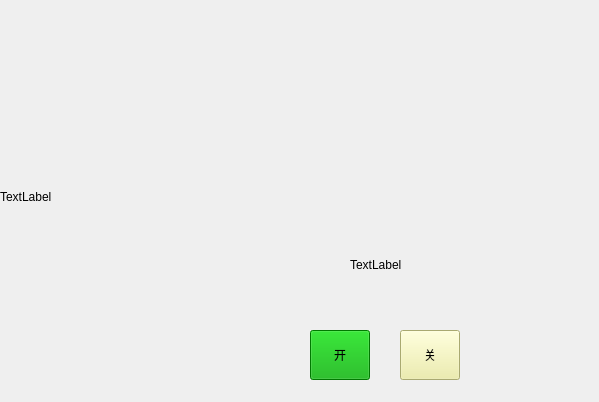
   <widget class="QWidget" name="page2">
    <widget class="QLabel" name="p2Label">
     <property name="geometry">
      <rect>
       <x>0</x>
       <y>0</y>
       <width>590</width>
       <height>393</height>
      </rect>
     </property>
     <property name="text">
      <string>TextLabel</string>
     </property>
    </widget>
    <widget class="QLabel" name="tempLabel">
     <property name="geometry">
      <rect>
       <x>165</x>
       <y>65</y>
       <width>120</width>
       <height>25</height>
      </rect>
     </property>
     <property name="text">
      <string/>
     </property>
    </widget>
    <widget class="QLabel" name="humLabel">
     <property name="geometry">
      <rect>
       <x>165</x>
       <y>117</y>
       <width>120</width>
       <height>25</height>
      </rect>
     </property>
     <property name="text">
      <string/>
     </property>
    </widget>
    <widget class="QLabel" name="soiltempLabel">
     <property name="geometry">
      <rect>
       <x>451</x>
       <y>65</y>
       <width>120</width>
       <height>25</height>
      </rect>
     </property>
     <property name="text">
      <string/>
     </property>
    </widget>
    <widget class="QLabel" name="soilhumLabel">
     <property name="geometry">
      <rect>
       <x>450</x>
       <y>117</y>
       <width>120</width>
       <height>25</height>
      </rect>
     </property>
     <property name="text">
      <string/>
     </property>
    </widget>
    <widget class="QLabel" name="diguanPix">
     <property name="geometry">
      <rect>
       <x>350</x>
       <y>230</y>
       <width>70</width>
       <height>70</height>
      </rect>
     </property>
     <property name="frameShape">
      <enum>QFrame::NoFrame</enum>
     </property>
     <property name="text">
      <string>TextLabel</string>
     </property>
    </widget>
    <widget class="QPushButton" name="Pb_OpenDG">
     <property name="geometry">
      <rect>
       <x>310</x>
       <y>330</y>
       <width>60</width>
       <height>50</height>
      </rect>
     </property>
     <property name="palette">
      <palette>
       <active>
        <colorrole role="WindowText">
         <brush brushstyle="SolidPattern">
          <color alpha="255">
           <red>0</red>
           <green>0</green>
           <blue>0</blue>
          </color>
         </brush>
        </colorrole>
        <colorrole role="Button">
         <brush brushstyle="SolidPattern">
          <color alpha="255">
           <red>0</red>
           <green>170</green>
           <blue>0</blue>
          </color>
         </brush>
        </colorrole>
        <colorrole role="Light">
         <brush brushstyle="SolidPattern">
          <color alpha="255">
           <red>0</red>
           <green>255</green>
           <blue>0</blue>
          </color>
         </brush>
        </colorrole>
        <colorrole role="Midlight">
         <brush brushstyle="SolidPattern">
          <color alpha="255">
           <red>0</red>
           <green>212</green>
           <blue>0</blue>
          </color>
         </brush>
        </colorrole>
        <colorrole role="Dark">
         <brush brushstyle="SolidPattern">
          <color alpha="255">
           <red>0</red>
           <green>85</green>
           <blue>0</blue>
          </color>
         </brush>
        </colorrole>
        <colorrole role="Mid">
         <brush brushstyle="SolidPattern">
          <color alpha="255">
           <red>0</red>
           <green>113</green>
           <blue>0</blue>
          </color>
         </brush>
        </colorrole>
        <colorrole role="Text">
         <brush brushstyle="SolidPattern">
          <color alpha="255">
           <red>0</red>
           <green>0</green>
           <blue>0</blue>
          </color>
         </brush>
        </colorrole>
        <colorrole role="BrightText">
         <brush brushstyle="SolidPattern">
          <color alpha="255">
           <red>255</red>
           <green>255</green>
           <blue>255</blue>
          </color>
         </brush>
        </colorrole>
        <colorrole role="ButtonText">
         <brush brushstyle="SolidPattern">
          <color alpha="255">
           <red>0</red>
           <green>0</green>
           <blue>0</blue>
          </color>
         </brush>
        </colorrole>
        <colorrole role="Base">
         <brush brushstyle="SolidPattern">
          <color alpha="255">
           <red>255</red>
           <green>255</green>
           <blue>255</blue>
          </color>
         </brush>
        </colorrole>
        <colorrole role="Window">
         <brush brushstyle="SolidPattern">
          <color alpha="255">
           <red>0</red>
           <green>170</green>
           <blue>0</blue>
          </color>
         </brush>
        </colorrole>
        <colorrole role="Shadow">
         <brush brushstyle="SolidPattern">
          <color alpha="255">
           <red>0</red>
           <green>0</green>
           <blue>0</blue>
          </color>
         </brush>
        </colorrole>
        <colorrole role="AlternateBase">
         <brush brushstyle="SolidPattern">
          <color alpha="255">
           <red>127</red>
           <green>212</green>
           <blue>127</blue>
          </color>
         </brush>
        </colorrole>
        <colorrole role="ToolTipBase">
         <brush brushstyle="SolidPattern">
          <color alpha="255">
           <red>255</red>
           <green>255</green>
           <blue>220</blue>
          </color>
         </brush>
        </colorrole>
        <colorrole role="ToolTipText">
         <brush brushstyle="SolidPattern">
          <color alpha="255">
           <red>0</red>
           <green>0</green>
           <blue>0</blue>
          </color>
         </brush>
        </colorrole>
       </active>
       <inactive>
        <colorrole role="WindowText">
         <brush brushstyle="SolidPattern">
          <color alpha="255">
           <red>0</red>
           <green>0</green>
           <blue>0</blue>
          </color>
         </brush>
        </colorrole>
        <colorrole role="Button">
         <brush brushstyle="SolidPattern">
          <color alpha="255">
           <red>0</red>
           <green>170</green>
           <blue>0</blue>
          </color>
         </brush>
        </colorrole>
        <colorrole role="Light">
         <brush brushstyle="SolidPattern">
          <color alpha="255">
           <red>0</red>
           <green>255</green>
           <blue>0</blue>
          </color>
         </brush>
        </colorrole>
        <colorrole role="Midlight">
         <brush brushstyle="SolidPattern">
          <color alpha="255">
           <red>0</red>
           <green>212</green>
           <blue>0</blue>
          </color>
         </brush>
        </colorrole>
        <colorrole role="Dark">
         <brush brushstyle="SolidPattern">
          <color alpha="255">
           <red>0</red>
           <green>85</green>
           <blue>0</blue>
          </color>
         </brush>
        </colorrole>
        <colorrole role="Mid">
         <brush brushstyle="SolidPattern">
          <color alpha="255">
           <red>0</red>
           <green>113</green>
           <blue>0</blue>
          </color>
         </brush>
        </colorrole>
        <colorrole role="Text">
         <brush brushstyle="SolidPattern">
          <color alpha="255">
           <red>0</red>
           <green>0</green>
           <blue>0</blue>
          </color>
         </brush>
        </colorrole>
        <colorrole role="BrightText">
         <brush brushstyle="SolidPattern">
          <color alpha="255">
           <red>255</red>
           <green>255</green>
           <blue>255</blue>
          </color>
         </brush>
        </colorrole>
        <colorrole role="ButtonText">
         <brush brushstyle="SolidPattern">
          <color alpha="255">
           <red>0</red>
           <green>0</green>
           <blue>0</blue>
          </color>
         </brush>
        </colorrole>
        <colorrole role="Base">
         <brush brushstyle="SolidPattern">
          <color alpha="255">
           <red>255</red>
           <green>255</green>
           <blue>255</blue>
          </color>
         </brush>
        </colorrole>
        <colorrole role="Window">
         <brush brushstyle="SolidPattern">
          <color alpha="255">
           <red>0</red>
           <green>170</green>
           <blue>0</blue>
          </color>
         </brush>
        </colorrole>
        <colorrole role="Shadow">
         <brush brushstyle="SolidPattern">
          <color alpha="255">
           <red>0</red>
           <green>0</green>
           <blue>0</blue>
          </color>
         </brush>
        </colorrole>
        <colorrole role="AlternateBase">
         <brush brushstyle="SolidPattern">
          <color alpha="255">
           <red>127</red>
           <green>212</green>
           <blue>127</blue>
          </color>
         </brush>
        </colorrole>
        <colorrole role="ToolTipBase">
         <brush brushstyle="SolidPattern">
          <color alpha="255">
           <red>255</red>
           <green>255</green>
           <blue>220</blue>
          </color>
         </brush>
        </colorrole>
        <colorrole role="ToolTipText">
         <brush brushstyle="SolidPattern">
          <color alpha="255">
           <red>0</red>
           <green>0</green>
           <blue>0</blue>
          </color>
         </brush>
        </colorrole>
       </inactive>
       <disabled>
        <colorrole role="WindowText">
         <brush brushstyle="SolidPattern">
          <color alpha="255">
           <red>0</red>
           <green>85</green>
           <blue>0</blue>
          </color>
         </brush>
        </colorrole>
        <colorrole role="Button">
         <brush brushstyle="SolidPattern">
          <color alpha="255">
           <red>0</red>
           <green>170</green>
           <blue>0</blue>
          </color>
         </brush>
        </colorrole>
        <colorrole role="Light">
         <brush brushstyle="SolidPattern">
          <color alpha="255">
           <red>0</red>
           <green>255</green>
           <blue>0</blue>
          </color>
         </brush>
        </colorrole>
        <colorrole role="Midlight">
         <brush brushstyle="SolidPattern">
          <color alpha="255">
           <red>0</red>
           <green>212</green>
           <blue>0</blue>
          </color>
         </brush>
        </colorrole>
        <colorrole role="Dark">
         <brush brushstyle="SolidPattern">
          <color alpha="255">
           <red>0</red>
           <green>85</green>
           <blue>0</blue>
          </color>
         </brush>
        </colorrole>
        <colorrole role="Mid">
         <brush brushstyle="SolidPattern">
          <color alpha="255">
           <red>0</red>
           <green>113</green>
           <blue>0</blue>
          </color>
         </brush>
        </colorrole>
        <colorrole role="Text">
         <brush brushstyle="SolidPattern">
          <color alpha="255">
           <red>0</red>
           <green>85</green>
           <blue>0</blue>
          </color>
         </brush>
        </colorrole>
        <colorrole role="BrightText">
         <brush brushstyle="SolidPattern">
          <color alpha="255">
           <red>255</red>
           <green>255</green>
           <blue>255</blue>
          </color>
         </brush>
        </colorrole>
        <colorrole role="ButtonText">
         <brush brushstyle="SolidPattern">
          <color alpha="255">
           <red>0</red>
           <green>85</green>
           <blue>0</blue>
          </color>
         </brush>
        </colorrole>
        <colorrole role="Base">
         <brush brushstyle="SolidPattern">
          <color alpha="255">
           <red>0</red>
           <green>170</green>
           <blue>0</blue>
          </color>
         </brush>
        </colorrole>
        <colorrole role="Window">
         <brush brushstyle="SolidPattern">
          <color alpha="255">
           <red>0</red>
           <green>170</green>
           <blue>0</blue>
          </color>
         </brush>
        </colorrole>
        <colorrole role="Shadow">
         <brush brushstyle="SolidPattern">
          <color alpha="255">
           <red>0</red>
           <green>0</green>
           <blue>0</blue>
          </color>
         </brush>
        </colorrole>
        <colorrole role="AlternateBase">
         <brush brushstyle="SolidPattern">
          <color alpha="255">
           <red>0</red>
           <green>170</green>
           <blue>0</blue>
          </color>
         </brush>
        </colorrole>
        <colorrole role="ToolTipBase">
         <brush brushstyle="SolidPattern">
          <color alpha="255">
           <red>255</red>
           <green>255</green>
           <blue>220</blue>
          </color>
         </brush>
        </colorrole>
        <colorrole role="ToolTipText">
         <brush brushstyle="SolidPattern">
          <color alpha="255">
           <red>0</red>
           <green>0</green>
           <blue>0</blue>
          </color>
         </brush>
        </colorrole>
       </disabled>
      </palette>
     </property>
     <property name="text">
      <string>开</string>
     </property>
    </widget>
    <widget class="QPushButton" name="Pb_closeDG">
     <property name="geometry">
      <rect>
       <x>400</x>
       <y>330</y>
       <width>60</width>
       <height>50</height>
      </rect>
     </property>
     <property name="palette">
      <palette>
       <active>
        <colorrole role="WindowText">
         <brush brushstyle="SolidPattern">
          <color alpha="255">
           <red>0</red>
           <green>0</green>
           <blue>0</blue>
          </color>
         </brush>
        </colorrole>
        <colorrole role="Button">
         <brush brushstyle="SolidPattern">
          <color alpha="255">
           <red>237</red>
           <green>237</green>
           <blue>158</blue>
          </color>
         </brush>
        </colorrole>
        <colorrole role="Light">
         <brush brushstyle="SolidPattern">
          <color alpha="255">
           <red>255</red>
           <green>255</green>
           <blue>255</blue>
          </color>
         </brush>
        </colorrole>
        <colorrole role="Midlight">
         <brush brushstyle="SolidPattern">
          <color alpha="255">
           <red>246</red>
           <green>246</green>
           <blue>206</blue>
          </color>
         </brush>
        </colorrole>
        <colorrole role="Dark">
         <brush brushstyle="SolidPattern">
          <color alpha="255">
           <red>118</red>
           <green>118</green>
           <blue>79</blue>
          </color>
         </brush>
        </colorrole>
        <colorrole role="Mid">
         <brush brushstyle="SolidPattern">
          <color alpha="255">
           <red>158</red>
           <green>158</green>
           <blue>105</blue>
          </color>
         </brush>
        </colorrole>
        <colorrole role="Text">
         <brush brushstyle="SolidPattern">
          <color alpha="255">
           <red>0</red>
           <green>0</green>
           <blue>0</blue>
          </color>
         </brush>
        </colorrole>
        <colorrole role="BrightText">
         <brush brushstyle="SolidPattern">
          <color alpha="255">
           <red>255</red>
           <green>255</green>
           <blue>255</blue>
          </color>
         </brush>
        </colorrole>
        <colorrole role="ButtonText">
         <brush brushstyle="SolidPattern">
          <color alpha="255">
           <red>0</red>
           <green>0</green>
           <blue>0</blue>
          </color>
         </brush>
        </colorrole>
        <colorrole role="Base">
         <brush brushstyle="SolidPattern">
          <color alpha="255">
           <red>255</red>
           <green>255</green>
           <blue>255</blue>
          </color>
         </brush>
        </colorrole>
        <colorrole role="Window">
         <brush brushstyle="SolidPattern">
          <color alpha="255">
           <red>237</red>
           <green>237</green>
           <blue>158</blue>
          </color>
         </brush>
        </colorrole>
        <colorrole role="Shadow">
         <brush brushstyle="SolidPattern">
          <color alpha="255">
           <red>0</red>
           <green>0</green>
           <blue>0</blue>
          </color>
         </brush>
        </colorrole>
        <colorrole role="AlternateBase">
         <brush brushstyle="SolidPattern">
          <color alpha="255">
           <red>246</red>
           <green>246</green>
           <blue>206</blue>
          </color>
         </brush>
        </colorrole>
        <colorrole role="ToolTipBase">
         <brush brushstyle="SolidPattern">
          <color alpha="255">
           <red>255</red>
           <green>255</green>
           <blue>220</blue>
          </color>
         </brush>
        </colorrole>
        <colorrole role="ToolTipText">
         <brush brushstyle="SolidPattern">
          <color alpha="255">
           <red>0</red>
           <green>0</green>
           <blue>0</blue>
          </color>
         </brush>
        </colorrole>
       </active>
       <inactive>
        <colorrole role="WindowText">
         <brush brushstyle="SolidPattern">
          <color alpha="255">
           <red>0</red>
           <green>0</green>
           <blue>0</blue>
          </color>
         </brush>
        </colorrole>
        <colorrole role="Button">
         <brush brushstyle="SolidPattern">
          <color alpha="255">
           <red>237</red>
           <green>237</green>
           <blue>158</blue>
          </color>
         </brush>
        </colorrole>
        <colorrole role="Light">
         <brush brushstyle="SolidPattern">
          <color alpha="255">
           <red>255</red>
           <green>255</green>
           <blue>255</blue>
          </color>
         </brush>
        </colorrole>
        <colorrole role="Midlight">
         <brush brushstyle="SolidPattern">
          <color alpha="255">
           <red>246</red>
           <green>246</green>
           <blue>206</blue>
          </color>
         </brush>
        </colorrole>
        <colorrole role="Dark">
         <brush brushstyle="SolidPattern">
          <color alpha="255">
           <red>118</red>
           <green>118</green>
           <blue>79</blue>
          </color>
         </brush>
        </colorrole>
        <colorrole role="Mid">
         <brush brushstyle="SolidPattern">
          <color alpha="255">
           <red>158</red>
           <green>158</green>
           <blue>105</blue>
          </color>
         </brush>
        </colorrole>
        <colorrole role="Text">
         <brush brushstyle="SolidPattern">
          <color alpha="255">
           <red>0</red>
           <green>0</green>
           <blue>0</blue>
          </color>
         </brush>
        </colorrole>
        <colorrole role="BrightText">
         <brush brushstyle="SolidPattern">
          <color alpha="255">
           <red>255</red>
           <green>255</green>
           <blue>255</blue>
          </color>
         </brush>
        </colorrole>
        <colorrole role="ButtonText">
         <brush brushstyle="SolidPattern">
          <color alpha="255">
           <red>0</red>
           <green>0</green>
           <blue>0</blue>
          </color>
         </brush>
        </colorrole>
        <colorrole role="Base">
         <brush brushstyle="SolidPattern">
          <color alpha="255">
           <red>255</red>
           <green>255</green>
           <blue>255</blue>
          </color>
         </brush>
        </colorrole>
        <colorrole role="Window">
         <brush brushstyle="SolidPattern">
          <color alpha="255">
           <red>237</red>
           <green>237</green>
           <blue>158</blue>
          </color>
         </brush>
        </colorrole>
        <colorrole role="Shadow">
         <brush brushstyle="SolidPattern">
          <color alpha="255">
           <red>0</red>
           <green>0</green>
           <blue>0</blue>
          </color>
         </brush>
        </colorrole>
        <colorrole role="AlternateBase">
         <brush brushstyle="SolidPattern">
          <color alpha="255">
           <red>246</red>
           <green>246</green>
           <blue>206</blue>
          </color>
         </brush>
        </colorrole>
        <colorrole role="ToolTipBase">
         <brush brushstyle="SolidPattern">
          <color alpha="255">
           <red>255</red>
           <green>255</green>
           <blue>220</blue>
          </color>
         </brush>
        </colorrole>
        <colorrole role="ToolTipText">
         <brush brushstyle="SolidPattern">
          <color alpha="255">
           <red>0</red>
           <green>0</green>
           <blue>0</blue>
          </color>
         </brush>
        </colorrole>
       </inactive>
       <disabled>
        <colorrole role="WindowText">
         <brush brushstyle="SolidPattern">
          <color alpha="255">
           <red>118</red>
           <green>118</green>
           <blue>79</blue>
          </color>
         </brush>
        </colorrole>
        <colorrole role="Button">
         <brush brushstyle="SolidPattern">
          <color alpha="255">
           <red>237</red>
           <green>237</green>
           <blue>158</blue>
          </color>
         </brush>
        </colorrole>
        <colorrole role="Light">
         <brush brushstyle="SolidPattern">
          <color alpha="255">
           <red>255</red>
           <green>255</green>
           <blue>255</blue>
          </color>
         </brush>
        </colorrole>
        <colorrole role="Midlight">
         <brush brushstyle="SolidPattern">
          <color alpha="255">
           <red>246</red>
           <green>246</green>
           <blue>206</blue>
          </color>
         </brush>
        </colorrole>
        <colorrole role="Dark">
         <brush brushstyle="SolidPattern">
          <color alpha="255">
           <red>118</red>
           <green>118</green>
           <blue>79</blue>
          </color>
         </brush>
        </colorrole>
        <colorrole role="Mid">
         <brush brushstyle="SolidPattern">
          <color alpha="255">
           <red>158</red>
           <green>158</green>
           <blue>105</blue>
          </color>
         </brush>
        </colorrole>
        <colorrole role="Text">
         <brush brushstyle="SolidPattern">
          <color alpha="255">
           <red>118</red>
           <green>118</green>
           <blue>79</blue>
          </color>
         </brush>
        </colorrole>
        <colorrole role="BrightText">
         <brush brushstyle="SolidPattern">
          <color alpha="255">
           <red>255</red>
           <green>255</green>
           <blue>255</blue>
          </color>
         </brush>
        </colorrole>
        <colorrole role="ButtonText">
         <brush brushstyle="SolidPattern">
          <color alpha="255">
           <red>118</red>
           <green>118</green>
           <blue>79</blue>
          </color>
         </brush>
        </colorrole>
        <colorrole role="Base">
         <brush brushstyle="SolidPattern">
          <color alpha="255">
           <red>237</red>
           <green>237</green>
           <blue>158</blue>
          </color>
         </brush>
        </colorrole>
        <colorrole role="Window">
         <brush brushstyle="SolidPattern">
          <color alpha="255">
           <red>237</red>
           <green>237</green>
           <blue>158</blue>
          </color>
         </brush>
        </colorrole>
        <colorrole role="Shadow">
         <brush brushstyle="SolidPattern">
          <color alpha="255">
           <red>0</red>
           <green>0</green>
           <blue>0</blue>
          </color>
         </brush>
        </colorrole>
        <colorrole role="AlternateBase">
         <brush brushstyle="SolidPattern">
          <color alpha="255">
           <red>237</red>
           <green>237</green>
           <blue>158</blue>
          </color>
         </brush>
        </colorrole>
        <colorrole role="ToolTipBase">
         <brush brushstyle="SolidPattern">
          <color alpha="255">
           <red>255</red>
           <green>255</green>
           <blue>220</blue>
          </color>
         </brush>
        </colorrole>
        <colorrole role="ToolTipText">
         <brush brushstyle="SolidPattern">
          <color alpha="255">
           <red>0</red>
           <green>0</green>
           <blue>0</blue>
          </color>
         </brush>
        </colorrole>
       </disabled>
      </palette>
     </property>
     <property name="text">
      <string>关</string>
     </property>
    </widget>
   </widget>
